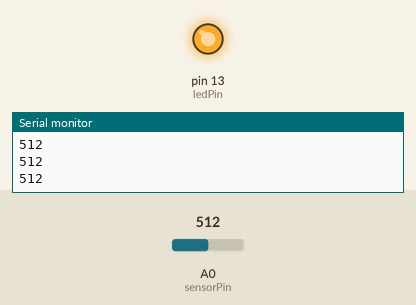
Bench run of a sketch on a simulated Arduino Uno, built with avr-gcc and run on an emulated ATmega328P. Parts: output pins drawn as LEDs (lit = HIGH), the last lines printed to the serial monitor. The inputs (shaded band) are chosen by the test bench; at power-on: A0 (sensorPin) = 512.

Above: at 1.2 s.
1.3 s: A0 (sensorPin) set to 531
At 1.9 s:
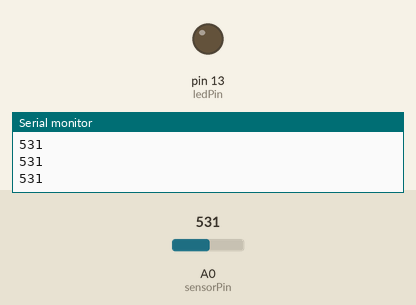
2.8 s: A0 (sensorPin) set to 511
At 3.2 s:
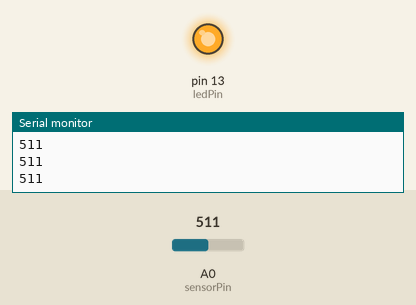
4.3 s: A0 (sensorPin) set to 716
At 5.7 s:
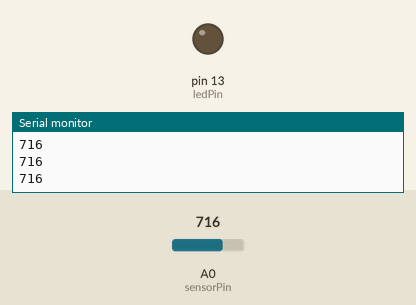
Timing chart, 0 to 7.3 s (numbered marks = the images above; inputs shaded):
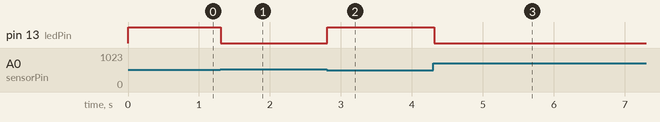

Measured:
- the behaviour switches between 513 and 514 on A0 (sensorPin) (found by bisection; images 0 and 1)
- after the input at 1.3 s, pin 13 (ledPin): HIGH → LOW at once
- after the input at 2.8 s, pin 13 (ledPin): LOW → HIGH at once
- after the input at 4.3 s, pin 13 (ledPin): HIGH → LOW at once

The sketch:

force-sensor.ino
```cpp
/* How to use a Force sensitive resistor to fade an LED with Arduino
   More info: http://www.ardumotive.com/how-to-use-a-force-sensitive-resistor-en.html
   Dev: Michalis Vasilakis // Date: 22/9/2015 // www.ardumotive.com  */

//Constants:
const int ledPin = LED_BUILTIN;     //pin 3 has PWM funtion
const int sensorPin = A0; //pin A0 to read analog input

//Variables:
int value; //save analog value


void setup(){

  pinMode(ledPin, OUTPUT);  //Set pin 3 as 'output'
  Serial.begin(9600);       //Begin serial communication

}

void loop(){

  value = analogRead(sensorPin);       //Read and save analog value from potentiometer
  Serial.println(value);               //Print value
  value = map(value, 0, 1023, 0, 255); //Map value 0-1023 to 0-255 (PWM)
  analogWrite(ledPin,255-value);          //Send PWM value to led
  delay(100);                          //Small delay

}
```
